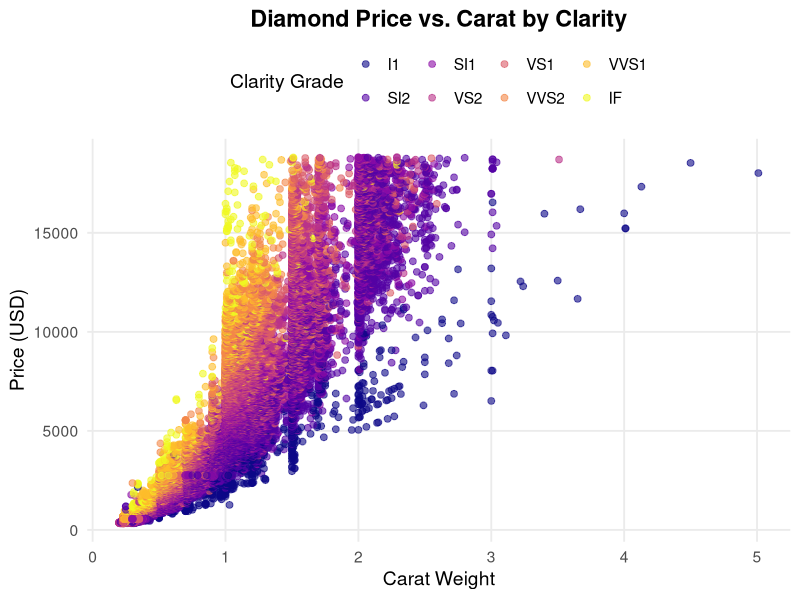

Write R code to recreate this figure.
## ---- chunk 1
suppressPackageStartupMessages(library(tidyverse))

## ---- chunk 2
library(tidyverse)

ggplot(data = diamonds, aes(x = carat, y = price, color = clarity)) +
  geom_point(alpha = 0.6, size = 2) +
  scale_color_viridis_d(option = "plasma") +
  theme_minimal(base_size = 14) +
  labs(title = "Diamond Price vs. Carat by Clarity",
       x = "Carat Weight",
       y = "Price (USD)",
       color = "Clarity Grade") +
  theme(plot.title = element_text(hjust = 0.5, face = "bold"),
        panel.grid.minor = element_blank(),
        legend.position = "top")

